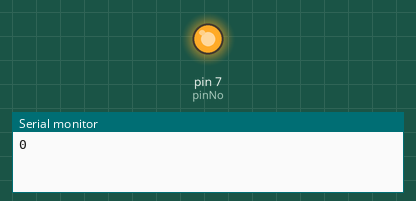
This sketch was run on a simulated Arduino Uno, built with avr-gcc and run on an emulated ATmega328P. On the bench: output pins drawn as LEDs (lit = HIGH), the last lines printed to the serial monitor.

Above: at 0.15 s.
At 5.9 s:
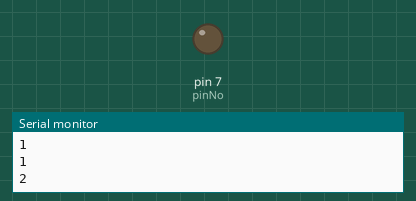
Timing chart, 0 to 7.4 s (numbered marks = the images above):
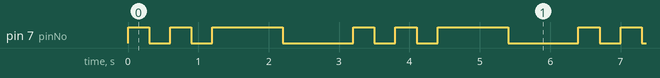

Measured:
- by itself, pin 7 (pinNo): repeats every 3.2 s: LOW 0.30 s, HIGH 0.30 s, LOW 0.30 s, HIGH 1.0 s, LOW 1.0 s, HIGH 0.30 s
- by itself, everything shown: repeats every 3.2 s, in 6 steps

The sketch:

LightLed.ino
```cpp
//点亮面包板上的LED

int pinNo = 7;      //使用7pin口
int INTERVAL = 100;


/**
 * loop 主循环，就相当一个while(true) 所以在使用变量的时候 要注意变量的生命周期
 *  负极接的是GND 正极接的是pin口，这个不属于串口，可以不需要Serial
 *  这里为了调试方便打印log
 */

int flag = 0;

void setup() {

  Serial.begin(9600);
  // put your setup code here, to run once:
  pinMode(pinNo, OUTPUT);
}

void loop() {
  // put your main code here, to run repeatedly:
  if (flag == 0 || flag == 1)
  {
    INTERVAL = 300;
  }
  else if (flag == 2)
  {
    INTERVAL = 1000;
  }

  Serial.println(flag);
  digitalWrite(pinNo, HIGH);
  delay(INTERVAL);

  digitalWrite(pinNo, LOW);
  delay(INTERVAL);

  Serial.println(flag);

  flag += 1;
  if (flag > 2)
  {
    flag = 0;
  }

}
```
